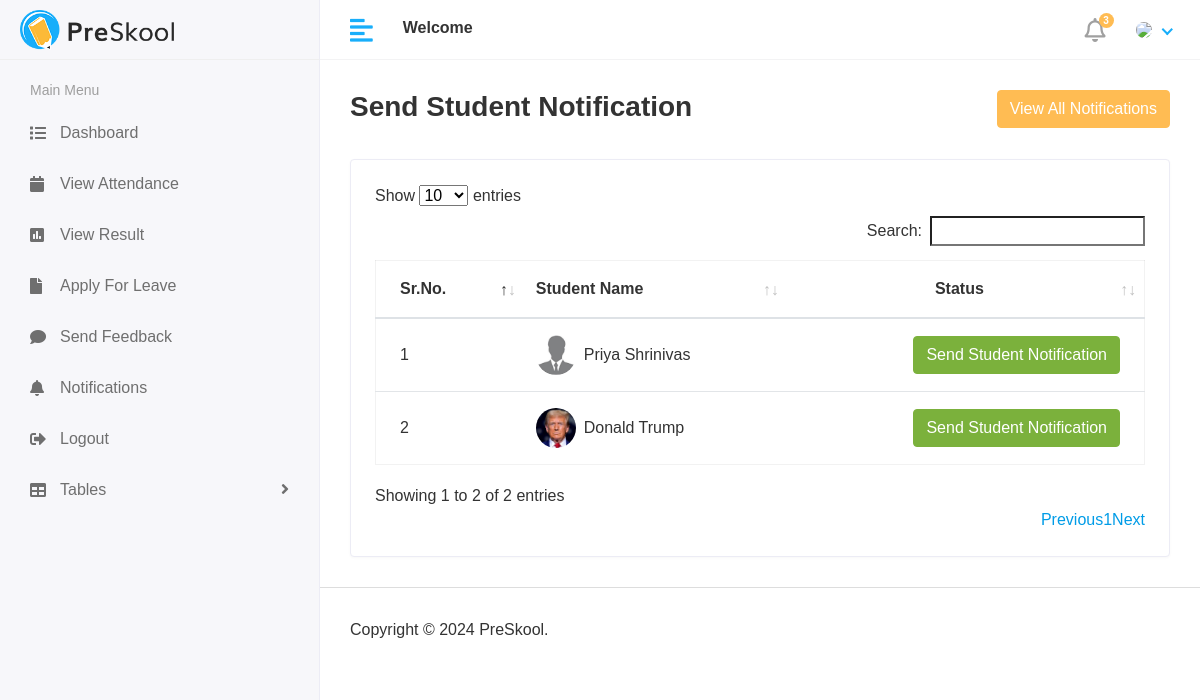
Before: /hod/student-notification/ with the older database file.
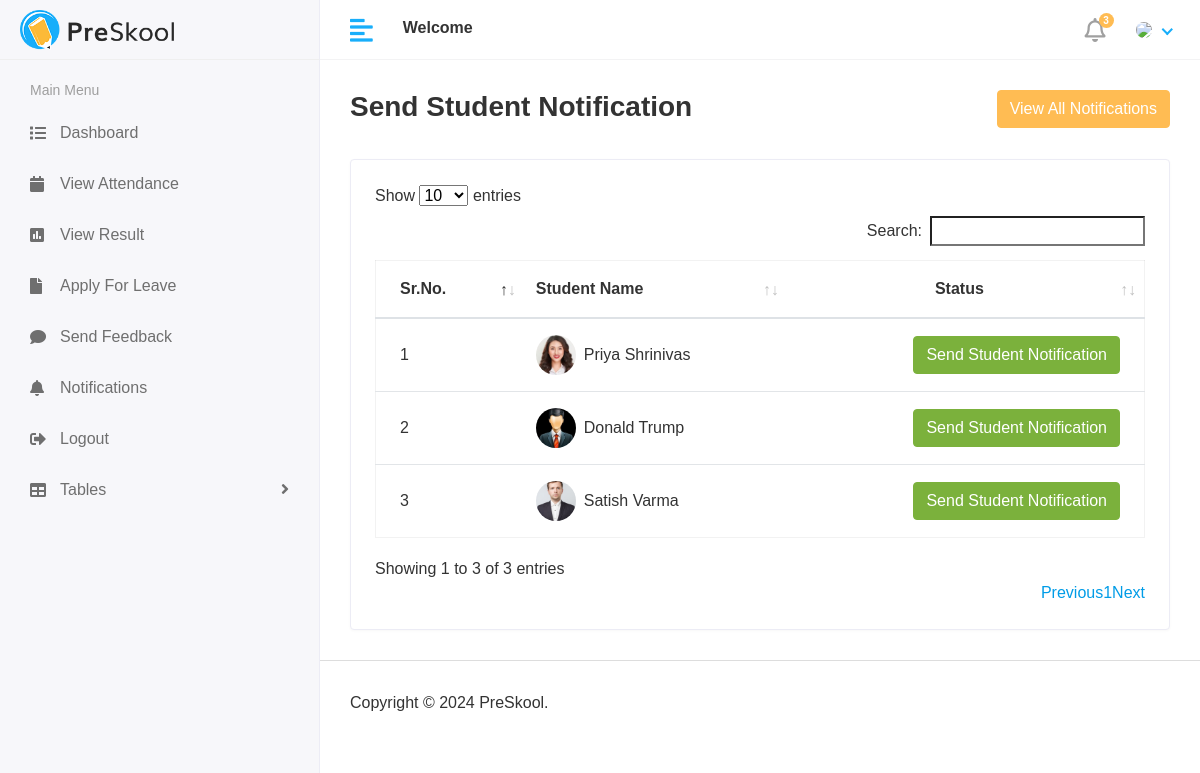
After: the same page with the newer database file.
### student/models.py (models this page shows, shortened)
class Students(models.Model):
    admin = models.OneToOneField(CustomUser, on_delete=models.CASCADE)
    gender = models.CharField(max_length=100)
    dob = models.DateField(null=True, blank=True)
    contact_no = models.CharField(max_length=20)
    address = models.TextField()
    course_id = models.ForeignKey(Course, on_delete=models.DO_NOTHING)
    session_year_id = models.ForeignKey(SessionYear, on_delete=models.DO_NOTHING)
    created_at = models.DateTimeField(auto_now_add=True)
    updated_at = models.DateTimeField(auto_now_add=True)

### app/models.py (models this page shows)
class CustomUser(AbstractUser):
    USER = (
        (1, "HOD"),
        (2, "STAFF"),
        (3, "STUDENT")
    )
    user_type = models.CharField(max_length=50, choices=USER, default=1)
    profile_pic = models.ImageField(upload_to="media/profile_pic")

### hod/views.py (the view)
# urls.py: path("student-notification/", views.student_notifications, name="student_notification"),
def student_notifications(request):
    students = Students.objects.all()
    notify = StudentNotifications.objects.all()[0:5]
    context = {"students":students, "notify":notify}
    return render(request, "hod/sendStudentNotification.html", context)

### templates/hod/sendStudentNotification.html (shortened to what this page needs)
{% extends 'base.html' %}
{% load static %}
{% block content %}
      <div class="content container-fluid">
             <div class="page-header">
                <div class="row align-items-center">
                   <div class="col">
                      <h3 class="page-title"> Send Student Notification</h3>
                   </div>
                   <div class="col-auto text-right float-right ml-auto">
                    <button type="button" class="btn btn-primary" data-toggle="modal" data-target="#allNotifications">
                      View All Notifications
                    </button>
                   </div>
                </div>
             </div>
             <div class="row">
               <div class="col-sm-12">
                  <div class="card card-table">
                     <div class="card-body">
                        <div class="table-responsive">
                           <table id="table_id" class="table table-hover table-center mb-0 ">
                              <thead>
                                 <tr>
                                    <th>Sr.No.</th>
                                    <th>Student Name</th>
                                    <th class="text-center">Status</th>
                                 </tr>
                              </thead>
                              <tbody>
                              {% for s in students %}
                                 <tr>
                                    <td>{{forloop.counter}}</td>
                                    <td>
                                       <h2 class="table-avatar">
                                          {% if s.admin.profile_pic == "" %}
                                          <a href="{% url 'student_details' s.id %}" class="avatar avatar-sm mr-2"><img class="avatar-img rounded-circle" src="{% static 'assets/img/profiles/profile1.jpeg'%}" alt="User Image"></a>
                                          {% else %}
                                          <a href="{% url 'student_details' s.id %}" class="avatar avatar-sm mr-2"><img class="avatar-img rounded-circle" src="/{{s.admin.profile_pic}}" alt="User Image"></a>
                                          {% endif %}
                                          <a href="{% url 'student_details' s.id %}">{{s.admin.first_name}} {{s.admin.last_name}}</a>
                                       </h2>
                                    </td>
                                    <td class="text-right">
                                       <div class="actions">
                                           <button type="button" class="btn btn-success" data-toggle="modal" data-target="#send_staff_notification-{{forloop.counter}}">
                                              Send Student Notification
                                           </button>
                                       </div>
                                    </td>
                                 </tr>
                              {% endfor %}
                              </tbody>
                           </table>
                        </div>
                     </div>
                  </div>
               </div>
             </div>
      </div>
{% endblock %}

Changed rows visible on the page:
changed Students "Priya": admin.profile_pic: picture added; profile_pic: picture removed
changed Students "Donald": admin.profile_pic: a different picture
added Students: admin.profile_pic (picture), admin.first_name "Satish", admin.last_name "Varma"
Other visible differences:
text written by a page script: "Show entries Search: Showing 1 to 2 of 2 entries Previous 1 Next" → "Show entries Search: Showing 1 to 3 of 3 entries Previous 1 Next"
